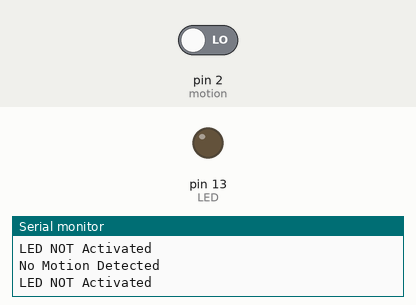
Recording of a sketch running on a simulated Arduino Uno, built with avr-gcc and run on an emulated ATmega328P. Shown: output pins drawn as LEDs (lit = HIGH), the last lines printed to the serial monitor. Inputs (shaded band) come from the test bench; at power-on: pin 2 (motion) LOW.

Above: at 1.8 s.
1.9 s: pin 2 (motion) driven HIGH
At 3.1 s:
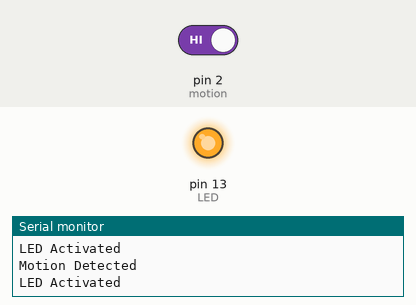
3.5 s: pin 2 (motion) driven LOW
At 4.3 s:
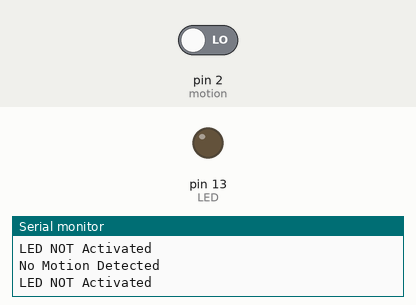
Timing chart, 0 to 6.5 s (numbered marks = the images above; inputs shaded):
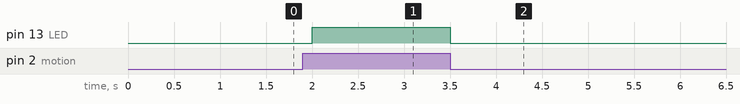

Measured:
- after the input at 1.9 s, pin 13 (LED): LOW → HIGH after 0.10 s
- after the input at 3.5 s, pin 13 (LED): HIGH → LOW at once

The sketch:

Task1.1P.ino
```cpp
/*
  Task 1.1P Sense-Think-Act Board as Ardunio File
*/

// Set variable &constants
int sensor_data = 0;		// Initialise Sensor_data variable to zero
int const motion = 2;		// Assign motion sensor to Pin# 2
int const LED = 13;			// Assign motion sensor to Pin# 13


// Program setup code
void setup()
{
  pinMode(motion,INPUT); 	// initialise sensor as input
  pinMode(LED, OUTPUT);		// initialise LED as output
  Serial.begin(9600); 		// initialise serial at 9600bps
}

// Program Main
void loop()
{
  sensor_data = digitalRead(motion); // Read Sensor

  if(sensor_data == HIGH)
  {
    Serial.println("Motion Detected");
    digitalWrite(LED, HIGH); // Turn LED on
    Serial.println("LED Activated");
  }
  else
  {
    Serial.println("No Motion Detected");
    digitalWrite(LED, LOW); // turn LED off
    Serial.println("LED NOT Activated");
  }
  delay(500); // Delay 500ms
}
```
